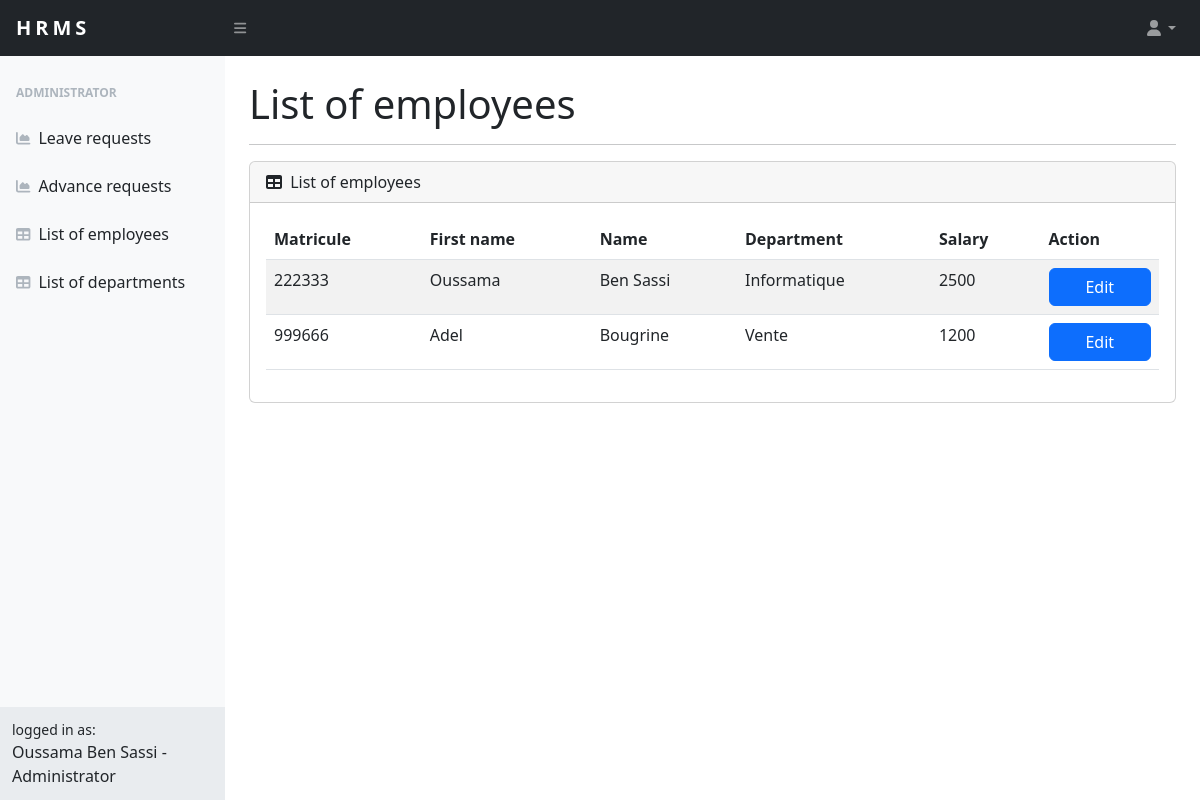
/admin/list_employees (signed in), run on an earlier commit of the app's database.
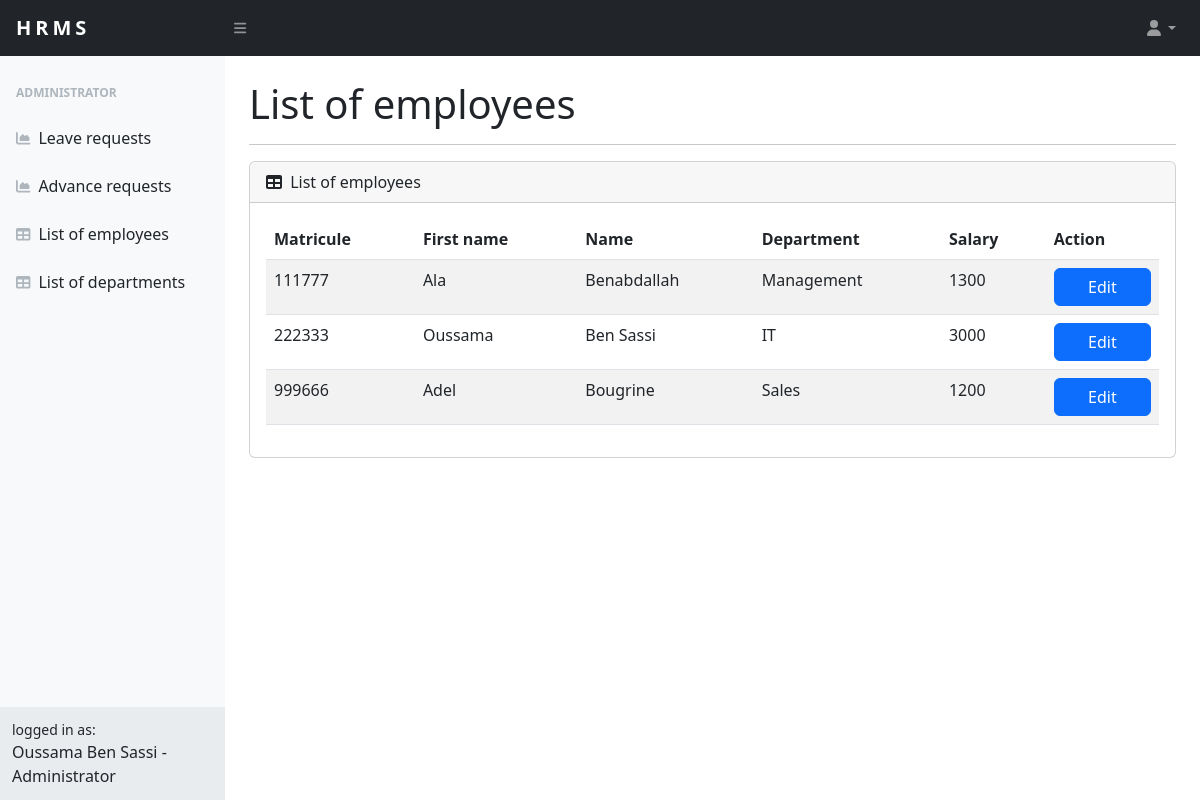
And on a later commit of the database.
### src/models.py (models this page shows, shortened)
class User(UserMixin,db.Model):
    matricule = db.Column(db.Integer,db.ForeignKey('matricules.matricule'),primary_key=True) #cle etranger
    first_name = db.Column(db.String(20))
    last_name = db.Column(db.String(20))
    email = db.Column(db.String(100), unique=True)
    password = db.Column(db.String(100))
    dep_name = db.Column(db.Integer,db.ForeignKey('departements.name')) #cle etranger
    address = db.Column(db.String(100))
    phone = db.Column(db.Integer)
    salaire = db.Column(db.Integer)
    is_admin = db.Column(db.Boolean,db.ForeignKey('matricules.is_admin'))

### src/admin/routes.py (the view)
@admin.route("/list_employees",methods=['POST','GET'])
@login_required
def list_employees():
    result = AdminOnly()
    if result == False:
        return redirect(url_for('home.home'))
    if request.method == 'POST':
        return redirect(url_for('admin.edit_employee',matricule=request.form["matricule"]))
    fullname,role = fullname_role()
    users = User.query.all()
    list_users = []
    for user in users:
        list_users.append({"matricule":user.matricule,"firstname":user.first_name,"lastname":user.last_name,"dep":user.dep_name,"salary":user.salaire})
    return render_template('admin/list_employees.html',list_users = list_users,fullname = fullname,role=role)

### src/admin/modules.py (called while the page is built)
def AdminOnly():
    matricule = current_user.matricule
    user = Matricules.query.filter_by(matricule=matricule).first()
    if user.is_admin == 0:
        flash("Administrative access only")
    return True if user.is_admin == 1 else False

def fullname_role():
    fullname = current_user.first_name + " " + current_user.last_name
    user = Matricules.query.filter_by(matricule=current_user.matricule).first()
    is_admin = 'Administrator' if user.is_admin == 1 else 'Employee'
    return (fullname,is_admin)

### src/app.py (called while the page is built)
@login_manager.user_loader
def load_user(user_id):
    return User.query.get(int(user_id))

### src/templates/admin/list_employees.html (shortened to what this page needs)
{% extends "base.html" %}
{% block content %}
<div id="layoutSidenav_content">
    <main>
        <div class="container-fluid px-4">
<h1 class="mt-4">List of employees</h1><hr>
<div class="card mb-4">
    <div class="card-header">
        <i class="fas fa-table me-1"></i>
        List of employees
    </div>
    <div class="card-body">
        <table class="table table-striped">
            <thead>
              <tr>
                <th scope="col">Matricule</th>
                <th scope="col">First name</th>
                <th scope="col">Name</th>
                <th scope="col">Department</th>
                <th scope="col">Salary</th>
                <th scope="col">Action</th>
              </tr>
            </thead>
            <tbody>
              {% for user in list_users %}
              <form action="#" method="POST">
                  <tr>
                      <td><input type="hidden" name="matricule" value="{{ user['matricule'] }}"/>{{ user['matricule'] }}</td>
                      <td>{{ user['firstname'] }}</td>
                      <td>{{ user['lastname'] }}</td>
                      <td>{{ user['dep'] }}</td>
                      <td>{{ user['salary'] }}</td>
                      <td><input name="Edit" type="submit" value="Edit" class="btn btn-primary" style="width:100%"/></td>
                  </tr>
              </form>
              {% endfor %}
          </tbody>
          </table>
    </div>
</div>
</div>
</main>
{% endblock content %}

What changed in the data, as far as the page shows it:
added User: matricule "111777", firstname "Ala", lastname "Benabdallah", dep "Management", salary "1300"
changed User "Oussama": dep "Informatique" → "IT"; salary "2500" → "3000"
changed User "Adel": dep "Vente" → "Sales"
